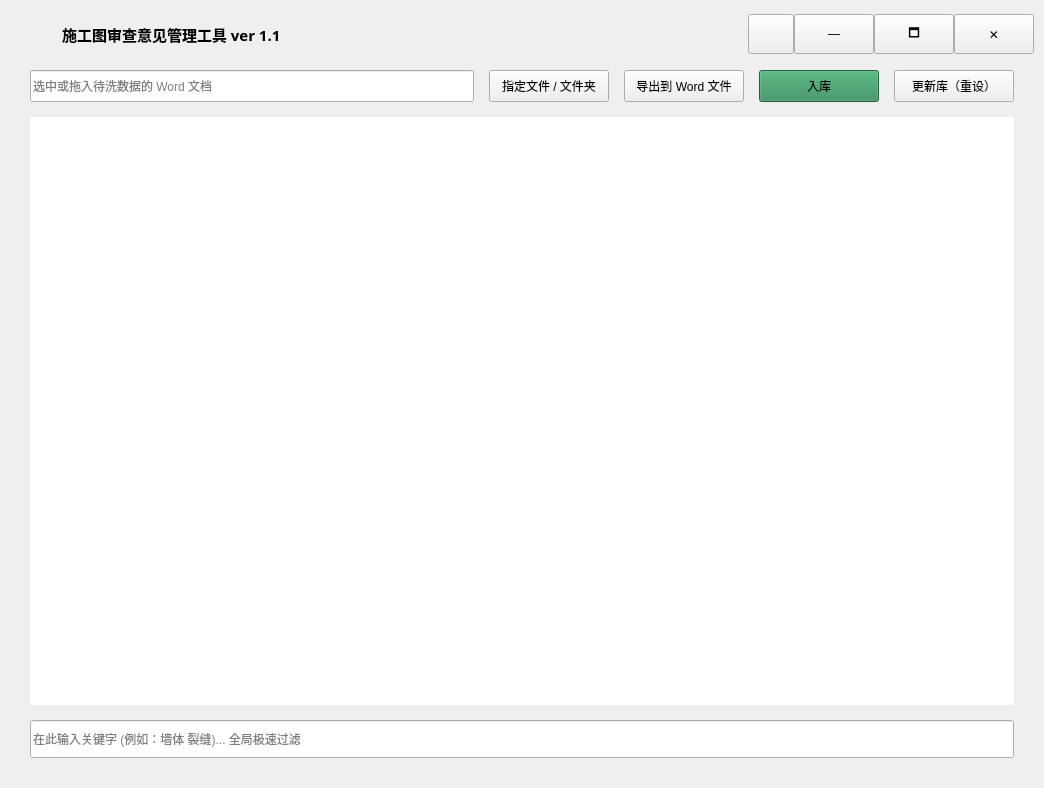
<?xml version="1.0" encoding="UTF-8"?>
<ui version="4.0">
 <class>OpinionViewer</class>
 <widget class="QWidget" name="OpinionViewer">
  <property name="geometry">
   <rect>
    <x>0</x>
    <y>0</y>
    <width>1044</width>
    <height>788</height>
   </rect>
  </property>
  <property name="windowTitle">
   <string>施工图审查意见管理工具</string>
  </property>
  <layout class="QVBoxLayout" name="mainLayout">
   <property name="spacing">
    <number>0</number>
   </property>
   <property name="leftMargin">
    <number>10</number>
   </property>
   <property name="topMargin">
    <number>10</number>
   </property>
   <property name="rightMargin">
    <number>10</number>
   </property>
   <property name="bottomMargin">
    <number>10</number>
   </property>
   <item>
    <widget class="QWidget" name="widgetBg" native="true">
     <layout class="QVBoxLayout" name="verticalLayoutBg">
      <property name="spacing">
       <number>0</number>
      </property>
      <property name="leftMargin">
       <number>0</number>
      </property>
      <property name="topMargin">
       <number>0</number>
      </property>
      <property name="rightMargin">
       <number>0</number>
      </property>
      <property name="bottomMargin">
       <number>0</number>
      </property>
      <item>
       <widget class="QWidget" name="titleBar" native="true">
        <property name="minimumSize">
         <size>
          <width>0</width>
          <height>40</height>
         </size>
        </property>
        <property name="maximumSize">
         <size>
          <width>16777215</width>
          <height>32</height>
         </size>
        </property>
        <layout class="QHBoxLayout" name="horizontalLayoutTitle">
         <property name="spacing">
          <number>0</number>
         </property>
         <property name="leftMargin">
          <number>10</number>
         </property>
         <property name="topMargin">
          <number>0</number>
         </property>
         <property name="rightMargin">
          <number>0</number>
         </property>
         <property name="bottomMargin">
          <number>0</number>
         </property>
         <item>
          <widget class="QLabel" name="labelAppIcon">
           <property name="minimumSize">
            <size>
             <width>42</width>
             <height>40</height>
            </size>
           </property>
           <property name="maximumSize">
            <size>
             <width>42</width>
             <height>40</height>
            </size>
           </property>
           <property name="text">
            <string/>
           </property>
           <property name="pixmap">
            <pixmap resource="OpinionViewer.qrc">:/OpinionViewer/rc/chaxuan.png</pixmap>
           </property>
           <property name="scaledContents">
            <bool>true</bool>
           </property>
           <property name="alignment">
            <set>Qt::AlignmentFlag::AlignCenter</set>
           </property>
           <property name="margin">
            <number>4</number>
           </property>
          </widget>
         </item>
         <item>
          <widget class="QLabel" name="labelTitle">
           <property name="font">
            <font>
             <family>微软雅黑</family>
             <pointsize>11</pointsize>
             <bold>true</bold>
            </font>
           </property>
           <property name="text">
            <string>施工图审查意见管理工具 ver 1.1</string>
           </property>
          </widget>
         </item>
         <item>
          <spacer name="horizontalSpacerTitle">
           <property name="orientation">
            <enum>Qt::Orientation::Horizontal</enum>
           </property>
           <property name="sizeHint" stdset="0">
            <size>
             <width>40</width>
             <height>20</height>
            </size>
           </property>
          </spacer>
         </item>
         <item>
          <widget class="QPushButton" name="btnSettings">
           <property name="minimumSize">
            <size>
             <width>46</width>
             <height>40</height>
            </size>
           </property>
           <property name="text">
            <string/>
           </property>
          </widget>
         </item>
         <item>
          <widget class="QPushButton" name="btnMin">
           <property name="minimumSize">
            <size>
             <width>46</width>
             <height>40</height>
            </size>
           </property>
           <property name="text">
            <string>—</string>
           </property>
          </widget>
         </item>
         <item>
          <widget class="QPushButton" name="btnMax">
           <property name="minimumSize">
            <size>
             <width>46</width>
             <height>40</height>
            </size>
           </property>
           <property name="text">
            <string>🗖</string>
           </property>
          </widget>
         </item>
         <item>
          <widget class="QPushButton" name="btnClose">
           <property name="minimumSize">
            <size>
             <width>46</width>
             <height>40</height>
            </size>
           </property>
           <property name="text">
            <string>✕</string>
           </property>
          </widget>
         </item>
        </layout>
       </widget>
      </item>
      <item>
       <layout class="QVBoxLayout" name="verticalLayoutContent">
        <property name="spacing">
         <number>15</number>
        </property>
        <property name="leftMargin">
         <number>20</number>
        </property>
        <property name="topMargin">
         <number>20</number>
        </property>
        <property name="rightMargin">
         <number>20</number>
        </property>
        <property name="bottomMargin">
         <number>20</number>
        </property>
        <item>
         <layout class="QHBoxLayout" name="horizontalLayoutControl">
          <item>
           <widget class="QLineEdit" name="lineEditPath">
            <property name="minimumSize">
             <size>
              <width>350</width>
              <height>32</height>
             </size>
            </property>
            <property name="readOnly">
             <bool>true</bool>
            </property>
            <property name="placeholderText">
             <string>选中或拖入待洗数据的 Word 文档</string>
            </property>
           </widget>
          </item>
          <item>
           <widget class="QPushButton" name="btnBrowse">
            <property name="minimumSize">
             <size>
              <width>120</width>
              <height>32</height>
             </size>
            </property>
            <property name="cursor">
             <cursorShape>PointingHandCursor</cursorShape>
            </property>
            <property name="text">
             <string>指定文件 / 文件夹</string>
            </property>
           </widget>
          </item>
          <item>
           <widget class="QPushButton" name="btnExport">
            <property name="minimumSize">
             <size>
              <width>120</width>
              <height>32</height>
             </size>
            </property>
            <property name="text">
             <string>导出到 Word 文件</string>
            </property>
           </widget>
          </item>
          <item>
           <widget class="QPushButton" name="btnImport">
            <property name="minimumSize">
             <size>
              <width>120</width>
              <height>32</height>
             </size>
            </property>
            <property name="cursor">
             <cursorShape>PointingHandCursor</cursorShape>
            </property>
            <property name="styleSheet">
             <string>background-color: #2E8B57;</string>
            </property>
            <property name="text">
             <string>入库</string>
            </property>
           </widget>
          </item>
          <item>
           <widget class="QPushButton" name="btnUpdateDb">
            <property name="minimumSize">
             <size>
              <width>120</width>
              <height>32</height>
             </size>
            </property>
            <property name="text">
             <string>更新库（重设）</string>
            </property>
           </widget>
          </item>
         </layout>
        </item>
        <item>
         <widget class="MyTableView" name="tableView">
          <property name="focusPolicy">
           <enum>Qt::FocusPolicy::StrongFocus</enum>
          </property>
          <property name="frameShape">
           <enum>QFrame::Shape::NoFrame</enum>
          </property>
         </widget>
        </item>
        <item>
         <widget class="QLineEdit" name="lineEditSearch">
          <property name="minimumSize">
           <size>
            <width>0</width>
            <height>38</height>
           </size>
          </property>
          <property name="placeholderText">
           <string>在此输入关键字 (例如：墙体 裂缝)... 全局极速过滤</string>
          </property>
          <property name="clearButtonEnabled">
           <bool>true</bool>
          </property>
         </widget>
        </item>
       </layout>
      </item>
     </layout>
    </widget>
   </item>
  </layout>
 </widget>
 <customwidgets>
  <customwidget>
   <class>MyTableView</class>
   <extends>QTableView</extends>
   <header>MyTableView.h</header>
  </customwidget>
 </customwidgets>
 <resources>
  <include location="OpinionViewer.qrc"/>
 </resources>
 <connections/>
</ui>
